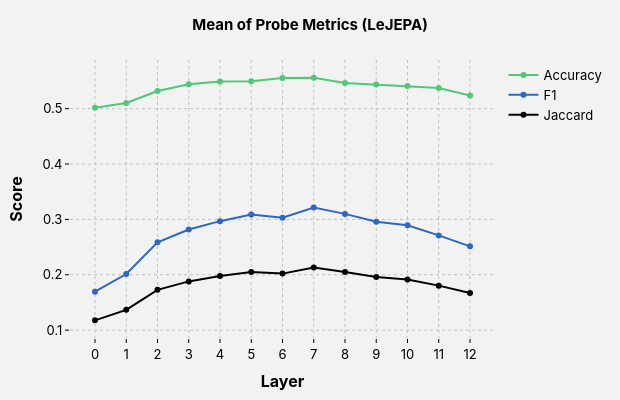

The notebook cell saved with this chart:
### Code cell
fig = styled_fig("Mean of Probe Metrics (LeJEPA)", "Layer", "Score")
fig.update_xaxes(
    tickmode="array",
    tickvals=jepa_probe_df["layer"].tolist(), 
)

for col, name, color in [
    ("accuracy_mean", "Accuracy", PALETTE["gsvit"]),
    ("f1_mean",       "F1",       PALETTE["lejepa"]),
    ("jaccard_mean",  "Jaccard",  "black"),
]:
    fig.add_scatter(
        x=jepa_probe_df["layer"], y=jepa_probe_df[col],
        mode="lines+markers", name=name,
        line=dict(color=color, width=2),
    )

fig.show()
fig.write_image("assests/jepa_probe_mean.svg")  # needs `kaleido`

### Figure 1 — Plotly figure (JSON) as saved in the notebook; plotly's stock layout.template omitted (floating-point values rounded to 4 significant figures)
{"data": [{"line": {"color": "#50C878", "width": 2}, "mode": "lines+markers", "name": "Accuracy", "type": "scatter", "x": [0, 1, 2, 3, 4, 5, 6, 7, 8, 9, 10, 11, 12], "y": [0.5016, 0.5103, 0.532, 0.5441, 0.5493, 0.5496, 0.5554, 0.556, 0.5466, 0.5437, 0.5411, 0.5373, 0.5238]}, {"line": {"color": "#2D68C4", "width": 2}, "mode": "lines+markers", "name": "F1", "type": "scatter", "x": [0, 1, 2, 3, 4, 5, 6, 7, 8, 9, 10, 11, 12], "y": [0.1693, 0.2013, 0.2586, 0.2817, 0.2968, 0.3089, 0.303, 0.3214, 0.31, 0.2958, 0.2894, 0.2711, 0.2513]}, {"line": {"color": "black", "width": 2}, "mode": "lines+markers", "name": "Jaccard", "type": "scatter", "x": [0, 1, 2, 3, 4, 5, 6, 7, 8, 9, 10, 11, 12], "y": [0.1177, 0.1366, 0.1728, 0.188, 0.1977, 0.205, 0.2021, 0.2131, 0.2049, 0.1959, 0.1914, 0.1804, 0.167]}], "layout": {"font": {"color": "black", "family": "Inter, sans-serif", "size": 13}, "height": 400, "margin": {"b": 60, "l": 70, "r": 30, "t": 60}, "paper_bgcolor": "#F3F2F2", "plot_bgcolor": "#F3F2F2", "title": {"font": {"color": "black", "family": "Inter, sans-serif", "size": 15}, "text": "<b>Mean of Probe Metrics (LeJEPA)</b>", "x": 0.5, "xanchor": "center"}, "width": 620, "xaxis": {"gridcolor": "#C1C1C1", "griddash": "dot", "gridwidth": 1, "linecolor": "black", "linewidth": 1, "mirror": false, "showgrid": true, "showline": false, "tickcolor": "black", "ticklen": 4, "tickmode": "array", "ticks": "outside", "tickvals": [0, 1, 2, 3, 4, 5, 6, 7, 8, 9, 10, 11, 12], "title": {"text": "<b>Layer</b>"}, "zeroline": false}, "yaxis": {"gridcolor": "#C1C1C1", "griddash": "dot", "gridwidth": 1, "linecolor": "black", "linewidth": 1, "mirror": false, "showgrid": true, "showline": false, "tickcolor": "black", "ticklen": 4, "ticks": "outside", "title": {"text": "<b>Score</b>"}, "zeroline": false}}}
